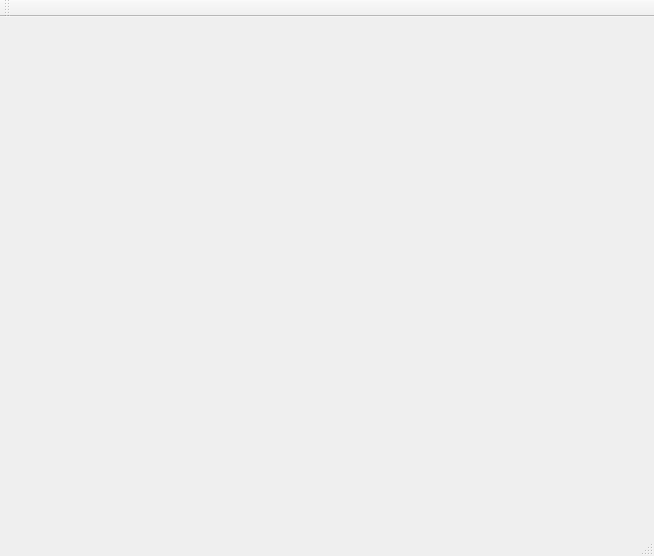
<?xml version="1.0" encoding="UTF-8"?>
<ui version="4.0">
 <class>MainWindow</class>
 <widget class="QMainWindow" name="MainWindow">
  <property name="geometry">
   <rect>
    <x>0</x>
    <y>0</y>
    <width>654</width>
    <height>556</height>
   </rect>
  </property>
  <property name="windowTitle">
   <string>MainWindow</string>
  </property>
  <widget class="QWidget" name="centralWidget">
   <widget class="QwtPlot" name="Qwt_widget" native="true">
    <property name="geometry">
     <rect>
      <x>210</x>
      <y>50</y>
      <width>321</width>
      <height>321</height>
     </rect>
    </property>
   </widget>
  </widget>
  <widget class="QMenuBar" name="menuBar">
   <property name="geometry">
    <rect>
     <x>0</x>
     <y>0</y>
     <width>654</width>
     <height>21</height>
    </rect>
   </property>
  </widget>
  <widget class="QToolBar" name="mainToolBar">
   <attribute name="toolBarArea">
    <enum>TopToolBarArea</enum>
   </attribute>
   <attribute name="toolBarBreak">
    <bool>false</bool>
   </attribute>
  </widget>
  <widget class="QStatusBar" name="statusBar"/>
 </widget>
 <layoutdefault spacing="6" margin="11"/>
 <customwidgets>
  <customwidget>
   <class>QwtPlot</class>
   <extends>QWidget</extends>
   <header location="global">qwt_plot.h</header>
   <container>1</container>
  </customwidget>
 </customwidgets>
 <resources/>
 <connections/>
</ui>
